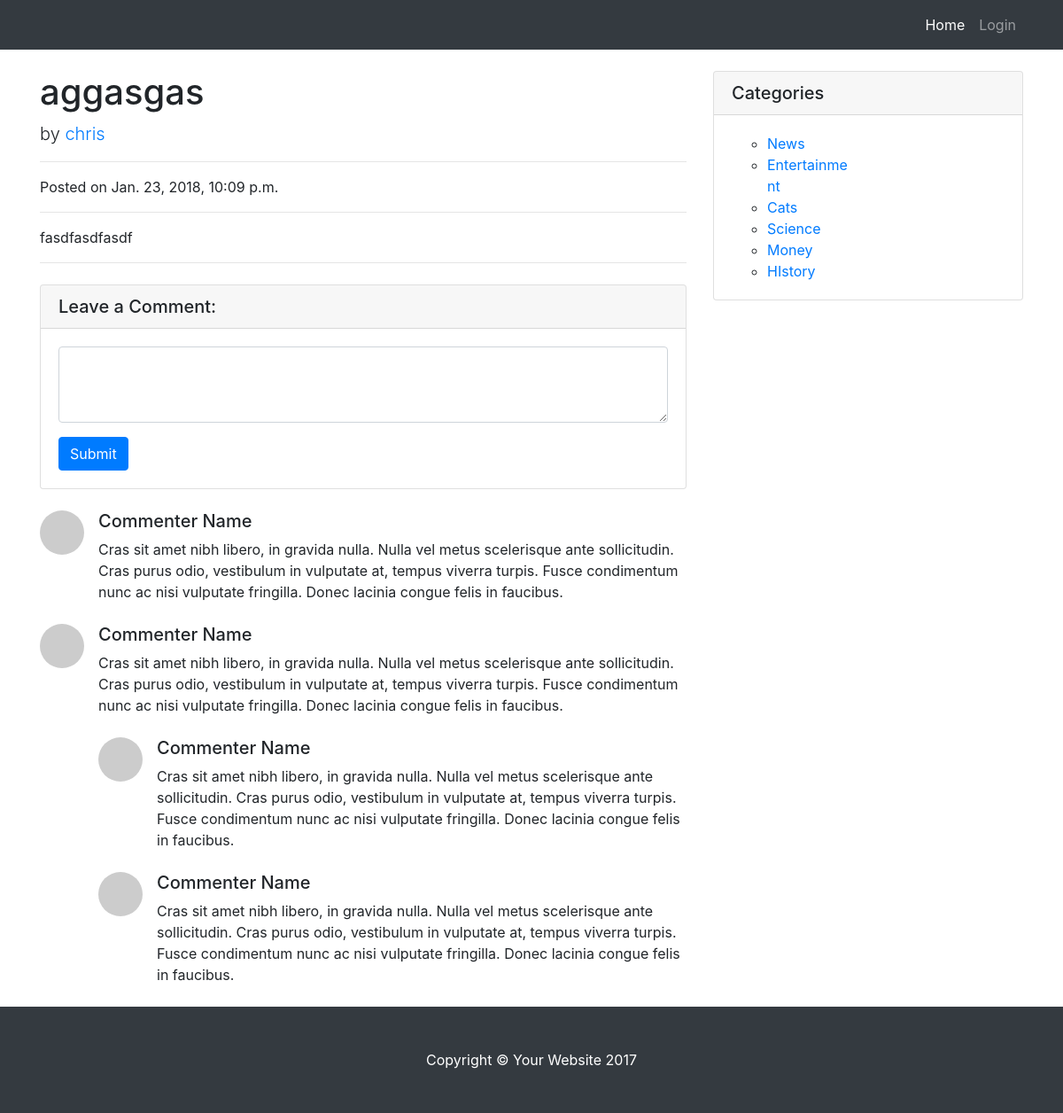
/b/entertainment/aggasgas_1/, run on the app's committed database.
### blog/models.py (models this page shows, shortened)
class Blog(models.Model):
    title = models.CharField(max_length=255)
    author = models.ForeignKey(User, related_name='blogs', on_delete=models.CASCADE)
    date = models.DateTimeField(auto_now_add=True)
    content = models.TextField()
    slug = models.SlugField(blank=True, null=True, unique=True)
    category = models.ForeignKey('Category', default=1, related_name='blogs', on_delete=models.SET_DEFAULT)
    class Meta:
        ordering = ['-pk']

class Category(models.Model):
    name = models.CharField(max_length=50)
    slug = models.SlugField(blank=True, null=True, unique=True)
    class Meta:
        verbose_name_plural = 'Categories'

### blog/views.py (the view)
# urls.py: path('b/<slug:cat>/<slug:slug>/', b_views.single_blog_view, name='single_blog_view'),
def single_blog_view(request, cat, slug):
    blog = get_object_or_404(Blog, category__slug=cat, slug=slug)
    cat = Category.objects.all()
    return render(request, 'blog/single_blog_view.html', {'blog': blog, 'cat': cat})

### blog/templatetags/blog_tags.py (called while the page is built)
@register.simple_tag
def category_list():
    cat = Category.objects.all()
    html = render_to_string('blog/_category_list.html', {'cat': cat})
    return mark_safe(html)

### blog/templates/blog/single_blog_view.html (shortened to what this page needs)
{% extends 'base.html' %}
{% block content %}
    <div class="row">
    <div class="col-lg-8">
        <h1 class="mt-4">{{ blog.title }}</h1>
        <p class="lead">
            by
            <a href="#">{{ blog.author.username }}</a>
        </p>
        <hr>
        <p>Posted on {{ blog.date }}</p>
        <hr>
        <p>{{ blog.content }}</p>
        <hr>
        <div class="card my-4">
            <h5 class="card-header">Leave a Comment:</h5>
            <div class="card-body">
                <form>
                    <div class="form-group">
                        <textarea class="form-control" rows="3"></textarea>
                    </div>
                    <button type="submit" class="btn btn-primary">Submit</button>
                </form>
            </div>
        </div>
        <div class="media mb-4">
            <img class="d-flex mr-3 rounded-circle" src="http://placehold.it/50x50" alt="">
            <div class="media-body">
                <h5 class="mt-0">Commenter Name</h5>
                Cras sit amet nibh libero, in gravida nulla. Nulla vel metus scelerisque ante sollicitudin. Cras purus
                odio, vestibulum in vulputate at, tempus viverra turpis. Fusce condimentum nunc ac nisi vulputate
                fringilla. Donec lacinia congue felis in faucibus.
            </div>
        </div>
        <div class="media mb-4">
            <img class="d-flex mr-3 rounded-circle" src="http://placehold.it/50x50" alt="">
            <div class="media-body">
                <h5 class="mt-0">Commenter Name</h5>
                Cras sit amet nibh libero, in gravida nulla. Nulla vel metus scelerisque ante sollicitudin. Cras purus
                odio, vestibulum in vulputate at, tempus viverra turpis. Fusce condimentum nunc ac nisi vulputate
                fringilla. Donec lacinia congue felis in faucibus.
                <div class="media mt-4">
                    <img class="d-flex mr-3 rounded-circle" src="http://placehold.it/50x50" alt="">
                    <div class="media-body">
                        <h5 class="mt-0">Commenter Name</h5>
                        Cras sit amet nibh libero, in gravida nulla. Nulla vel metus scelerisque ante sollicitudin. Cras
                        purus odio, vestibulum in vulputate at, tempus viverra turpis. Fusce condimentum nunc ac nisi
                        vulputate fringilla. Donec lacinia congue felis in faucibus.
                    </div>
                </div>
                <div class="media mt-4">
                    <img class="d-flex mr-3 rounded-circle" src="http://placehold.it/50x50" alt="">
                    <div class="media-body">
                        <h5 class="mt-0">Commenter Name</h5>
                        Cras sit amet nibh libero, in gravida nulla. Nulla vel metus scelerisque ante sollicitudin. Cras
                        purus odio, vestibulum in vulputate at, tempus viverra turpis. Fusce condimentum nunc ac nisi
                        vulputate fringilla. Donec lacinia congue felis in faucibus.
                    </div>
                </div>
            </div>
        </div>
    </div>
{% include '_side_bar.html' %}
    </div>
{% endblock %}

### blog/templates/blog/_category_list.html
<ul>
    {% for c in cat %}
        <li>
            <a href="{% url 'category_list' c.slug %}">{{ c.name }}</a>
        </li>
    {% endfor %}
</ul>

### blog/static/blog/css/blog-home.css (style rules this page uses)
body { padding-top: 54px; }
@media (min-width: 992px) { body { padding-top: 56px; } }

### data on the page
Blog: title "aggasgas", author.username "chris", date "Jan. 23, 2018, 10:09 p.m.", content "fasdfasdfasdf"
Category: name "News"
Category: name "Entertainment"
Category: name "Cats"
Category: name "Science"
Category: name "Money"
Category: name "HIstory"
